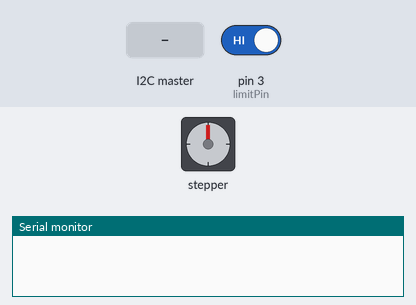
The sketch below on a simulated Arduino Uno, built with avr-gcc and run on an emulated ATmega328P. Parts: stepper motor, the last lines printed to the serial monitor. The inputs (shaded band) are chosen by the test bench; at power-on: pin 3 (limitPin) HIGH. Stepper angles assume 2048 steps per turn.

Above: at 1.2 s.
1.3 s: the I2C master sends the byte 1
At 2.5 s:
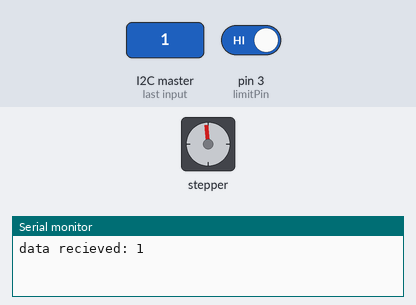
2.8 s: pin 3 (limitPin) driven LOW
At 2.95 s:
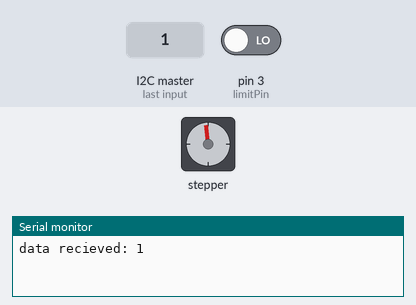
At 3.55 s:
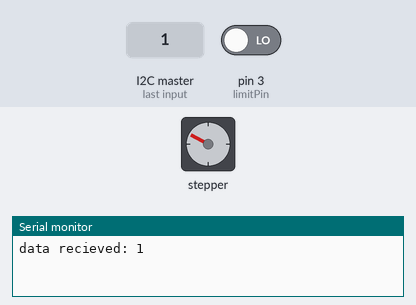
5.8 s: the I2C master sends the byte 1
Timing chart, 0 to 17.8 s (numbered marks = the images above; inputs shaded):
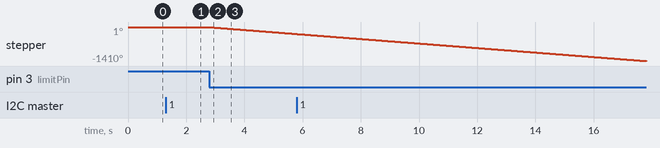

Measured:
- after the input at 1.3 s, stepper: goes -2° 0.04 s, then -5°, starting at once
- after the input at 2.8 s, stepper: keeps turning counter-clockwise at about 94°/s, starting at once

The sketch:

Y-axis_Stepper__Stopper.ino
```cpp
#include <Stepper.h>
#include <Wire.h>

// Defines the number of steps per rotation
const int stepsPerRevolution = 2048;

// Creates an instance of stepper class
// Pins entered in sequence IN1-IN3-IN2-IN4 for proper step sequence
Stepper myStepper = Stepper(stepsPerRevolution, 8, 10, 9, 11);
int limitPin = 3;
int yPos = 0;
int xData = 0;

void receiveEvent(int bytes){
  xData = Wire.read();
  Serial.print("data recieved: ");
  Serial.println(xData);
}

void setup() {
    pinMode(limitPin, INPUT_PULLUP);
    Serial.begin(9600);
    myStepper.setSpeed(17);

    Wire.begin(9);
    // Attach a function to trigger when something is received.
    Wire.onReceive(receiveEvent);
}

void loop() {
  if (xData == 1){
//    Serial.println("1 hi");
    myStepper.step(-25);
    yPos++;
    xData = 0;
//    Serial.println("1 bye");
  }

  if (digitalRead(limitPin) == 0){
    myStepper.step(-1);
    yPos=0;
  }

//  Serial.println(yPos);
}
```
